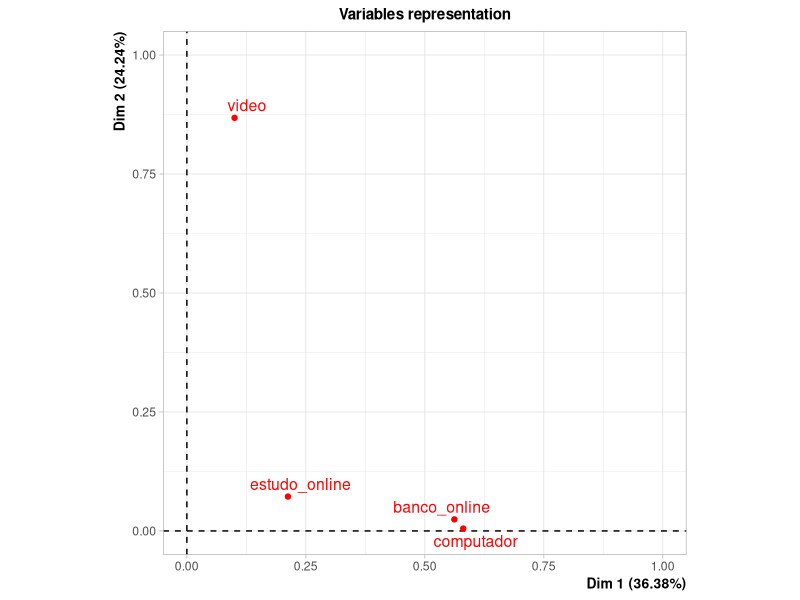

The R script that drew this image:
# Exemplo didático sobre dados SINTÉTICOS (não são dados de pesquisa).
# Instale antes: install.packages("FactoMineR")
library(FactoMineR)
dados <- read.csv("dados_sinteticos.csv", fileEncoding="UTF-8", stringsAsFactors=TRUE)
ativas <- c("computador", "estudo_online", "banco_online", "video")
res_acm <- MCA(dados[ativas], ncp=4, graph=FALSE)
print(res_acm$eig)
write.csv(res_acm$eig, "autovalores.csv", row.names=TRUE)
png("mapa_categorias.png", width=1000, height=800)
plot(res_acm, choix="var")
dev.off()
res_classe <- HCPC(res_acm, nb.clust=3, consol=FALSE, graph=FALSE)
write.csv(res_classe$data.clust, "classes.csv", row.names=FALSE)
